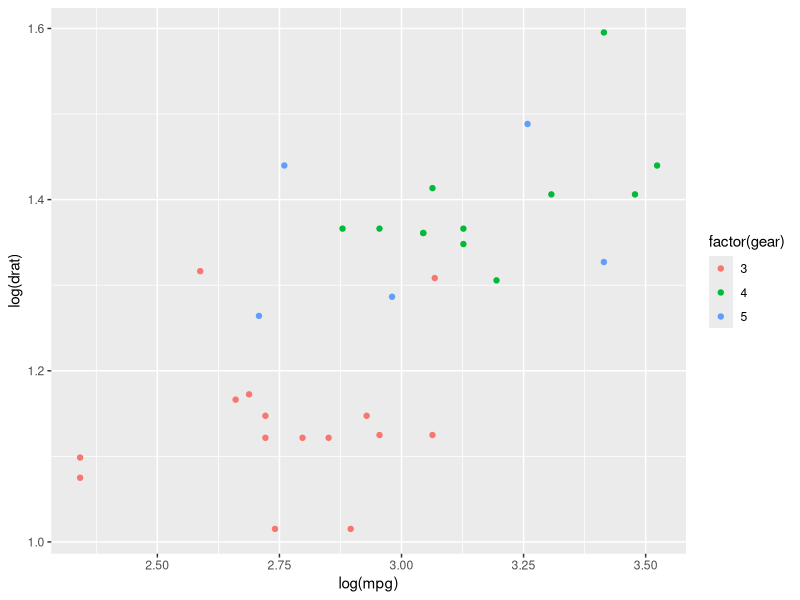

Write R code to recreate this figure.
library(ggplot2)   
png(file = "scatterplot2me.png")   
ggplot(mtcars, aes(x = log(mpg), y = log(drat))) +geom_point(aes(color=factor(gear)))   
dev.off()  
